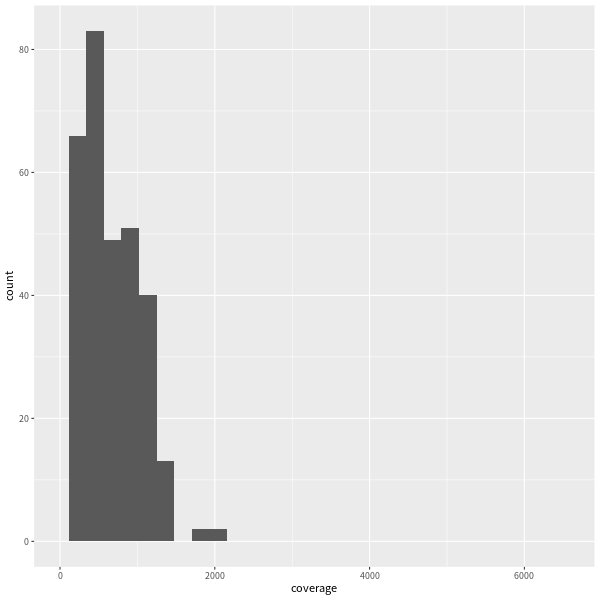

Reproduce this figure in R.
library(ggplot2)

present = read.table(file="24.selected.pep.new.aligned.phy_present_coverage.txt", header=T)
present = data.frame(present)

png(file="24.selected.pep.new.aligned.phy_present_coverage.png", height=600, width=600)
ggplot(present, aes(coverage)) + geom_histogram() + scale_x_continuous(limits = c(-5, 6577.2))
dev.off()

